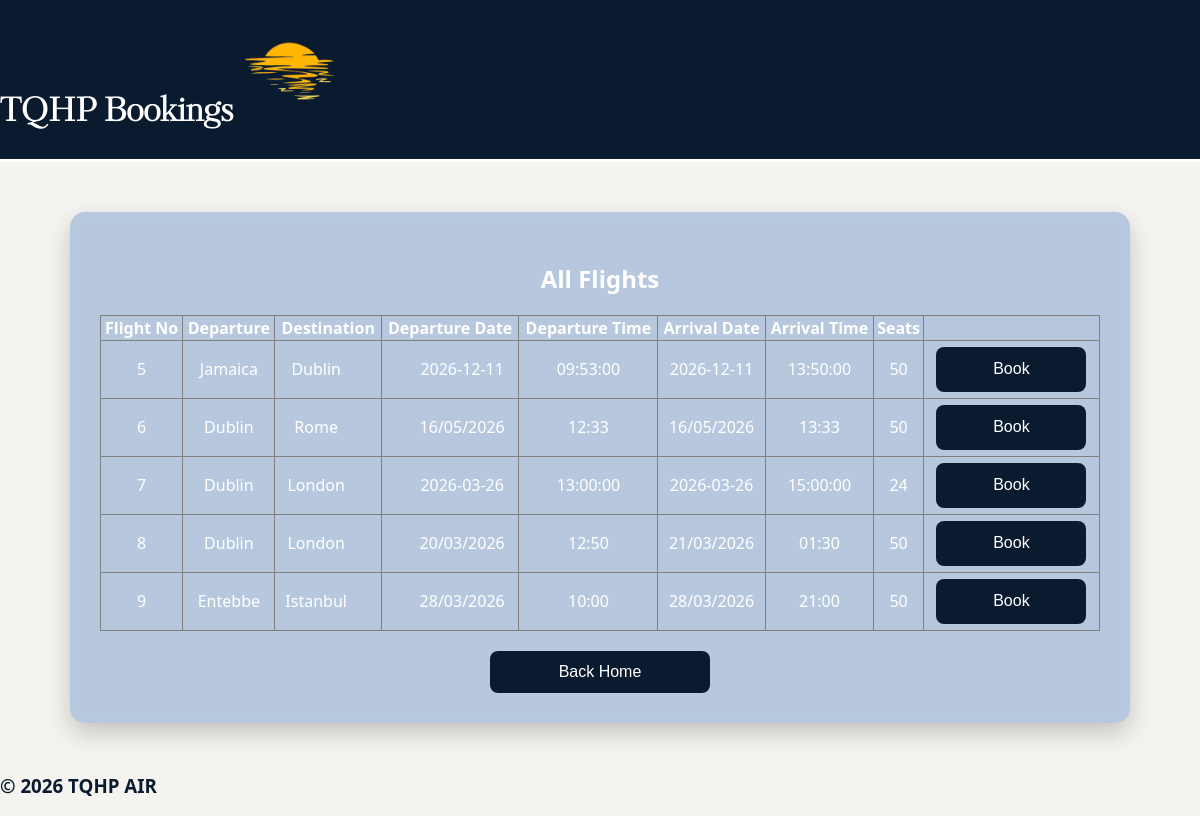
The app's page /showFlights, older data.
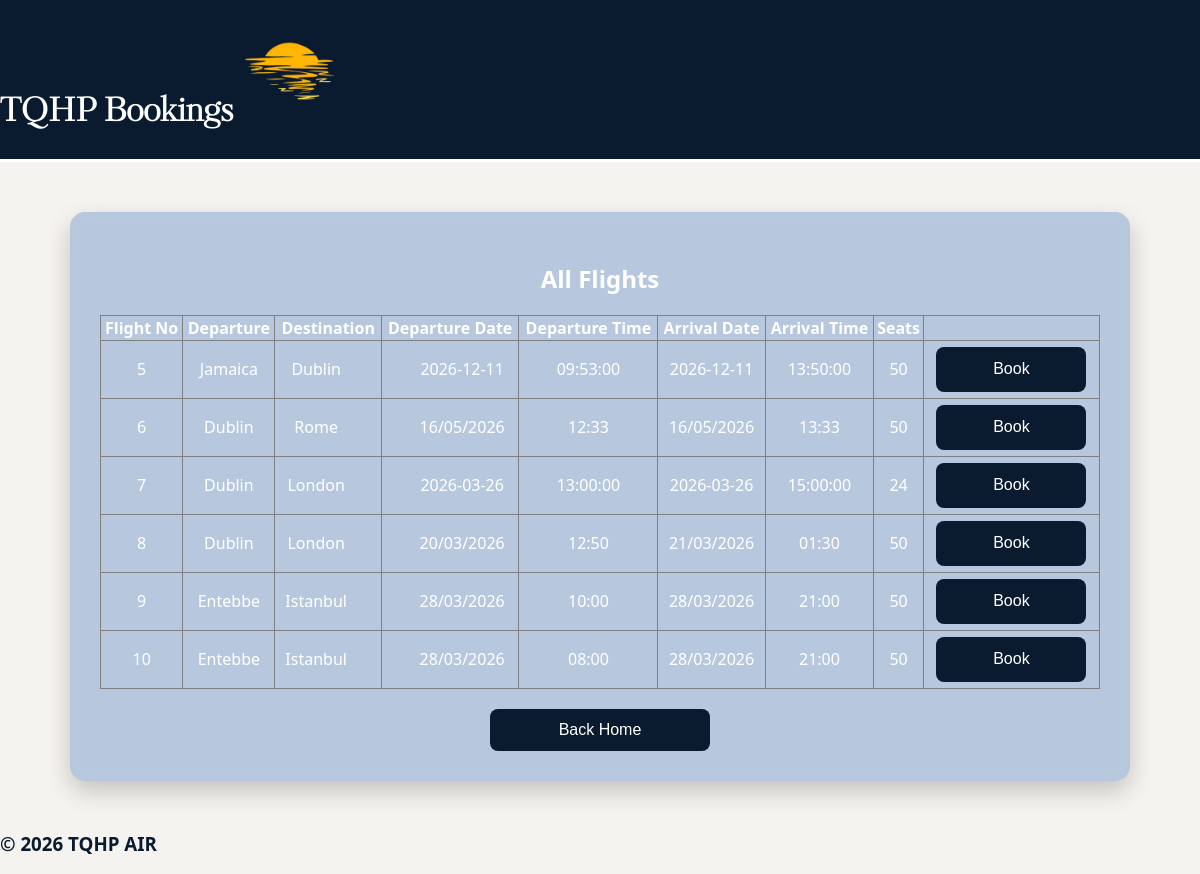
The same page, newer data.
### tables this page shows
CREATE TABLE Flight (
    flightNumber INTEGER PRIMARY KEY AUTOINCREMENT,
    departure TEXT NOT NULL,
    destination TEXT NOT NULL,
    departureDate TEXT NOT NULL,
    departureTime TEXT NOT NULL,
    arrivalDate TEXT NOT NULL,
    arrivalTime TEXT NOT NULL,
    numberSeats INTEGER NOT NULL,
    airlineID INTEGER,
    FOREIGN KEY (airlineID) REFERENCES Airline(airlineID)
);

### app.py (the view)
@app.route("/showFlights")
def showFlights():
    conn = getDbConnection()
    flights = conn.execute("SELECT * FROM Flight").fetchall()
    conn.close()
    return render_template("showFlights.html", flights=flights)

### app.py (called while the page is built)
def getDbConnection():
    conn = sqlite3.connect("AirPlaneSystem.db")
    conn.row_factory = sqlite3.Row
    return conn

### templates/showFlights.html (shortened to what this page needs)
<!DOCTYPE html>
<html lang="en">
<head>
    <link rel="stylesheet" href="{{ url_for('static', filename='airplane.css') }}">
</head>
<body>
        <div class = "topBar">
        <h1>
             TQHP Bookings
            <img id="logo" src="{{ url_for('static', filename='Images/sunset logo.png') }}">
        </h1>
        </div>
    <div id = "main">
<div id = "display">
     <h2>All Flights</h2>
<table border="1">
    <tr>
        <th>Flight No</th>
        <th>Departure</th>
        <th>Destination</th>
        <th>Departure Date</th>
        <th>Departure Time</th>
        <th>Arrival Date</th>
        <th>Arrival Time</th>
        <th>Seats</th>
    </tr>
    {% for flight in flights %}
    <tr>
        <td>{{ flight.flightNumber }}</td>
        <td>{{ flight.departure }}</td>
        <td>{{ flight.destination }}</td>
        <td>{{ flight.departureDate }}</td>
        <td>{{ flight.departureTime }}</td>
        <td>{{ flight.arrivalDate }}</td>
        <td>{{ flight.arrivalTime }}</td>
        <td>{{ flight.numberSeats }}</td>
        <td>
            <a href="/selectSeat/{{ flight.flightNumber }}">
                <button>Book</button>
            </a>
        </td>
    </tr>
    {% endfor %}
</table>
    <button onclick="location.href='/'">Back Home</button>
    </div>
    </div>
    <div class = "bottomBar">
        <h3>© 2026 TQHP AIR</h3>
    </div>
</body>
</html>

### static/airplane.css (style rules this page uses)
body { margin: 0; font-family: 'Segoe UI', Arial, sans-serif; background: #f5f3ef; color: #0A1A2F; }
.topBar { background: #0A1A2F; color: white; font-size: 16px; display: flex; align-items: center; justify-content: flex-start; border-bottom: 3px solid white; height: 20%; font-family: 'KudryashevDisplay'; }
#logo { height: 100px; width: auto; }
button { width: 220px; padding: 12px; font-size: 16px; border-radius: 8px; border: none; background: #0A1A2F; color: white; cursor: pointer; transition: 0.2s; }
#display { display: flex; flex-direction: column; align-items: center; background: rgba(0, 74, 173, 0.25); backdrop-filter: blur(4px); color: white; padding: 30px; width: 90%; max-width: 1000px; border-radius: 15px; box-shadow: 0 10px 25px rgba(0,0,0,0.2); margin: 50px auto; }
#display table { width: 100%; border-collapse: collapse; margin-bottom: 20px; text-align: center; }
td:nth-child(3) { padding-right: 30px; }
td:nth-child(4) { padding-left: 30px; }
td { padding: 6px; }
td button { width: 150px; height: 45px; }
table { margin: auto; }

Row changes from the older to the newer data that the page shows:
added Flight: flightNumber "10", departure "Entebbe", destination "Istanbul", departureDate "28/03/2026", departureTime "08:00", arrivalDate "28/03/2026", arrivalTime "21:00", numberSeats "50"
